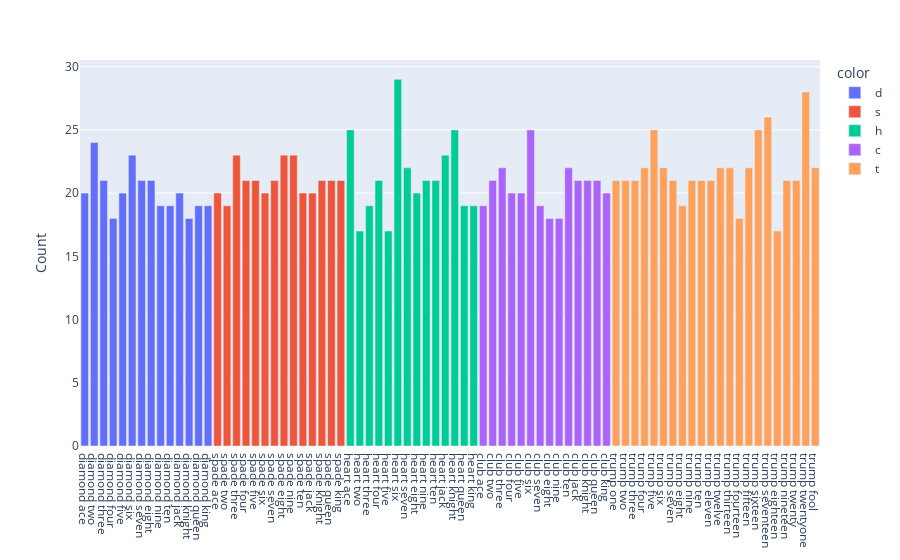

The cell this chart's notebook holds for it:
### Code cell
fig = px.bar(
    x=classes,
    y=[count[c] for c in classes],
    color=[c[0] for c in classes],
)
fig.update_layout(xaxis={"dtick": classes}, xaxis_title=None, yaxis_title="Count")

### Figure 1 — Plotly figure (JSON) as saved in the notebook; plotly's stock layout.template omitted (floating-point values rounded to 4 significant figures)
{"data": [{"alignmentgroup": "True", "hovertemplate": "color=d<br>x=%{x}<br>y=%{y}<extra></extra>", "legendgroup": "d", "marker": {"color": "#636efa", "pattern": {"shape": ""}}, "name": "d", "offsetgroup": "d", "orientation": "v", "showlegend": true, "textposition": "auto", "type": "bar", "x": ["diamond ace", "diamond two", "diamond three", "diamond four", "diamond five", "diamond six", "diamond seven", "diamond eight", "diamond nine", "diamond ten", "diamond jack", "diamond knight", "diamond queen", "diamond king"], "xaxis": "x", "y": [20, 24, 21, 18, 20, 23, 21, 21, 19, 19, 20, 18, 19, 19], "yaxis": "y"}, {"alignmentgroup": "True", "hovertemplate": "color=s<br>x=%{x}<br>y=%{y}<extra></extra>", "legendgroup": "s", "marker": {"color": "#EF553B", "pattern": {"shape": ""}}, "name": "s", "offsetgroup": "s", "orientation": "v", "showlegend": true, "textposition": "auto", "type": "bar", "x": ["spade ace", "spade two", "spade three", "spade four", "spade five", "spade six", "spade seven", "spade eight", "spade nine", "spade ten", "spade jack", "spade knight", "spade queen", "spade king"], "xaxis": "x", "y": [20, 19, 23, 21, 21, 20, 21, 23, 23, 20, 20, 21, 21, 21], "yaxis": "y"}, {"alignmentgroup": "True", "hovertemplate": "color=h<br>x=%{x}<br>y=%{y}<extra></extra>", "legendgroup": "h", "marker": {"color": "#00cc96", "pattern": {"shape": ""}}, "name": "h", "offsetgroup": "h", "orientation": "v", "showlegend": true, "textposition": "auto", "type": "bar", "x": ["heart ace", "heart two", "heart three", "heart four", "heart five", "heart six", "heart seven", "heart eight", "heart nine", "heart ten", "heart jack", "heart knight", "heart queen", "heart king"], "xaxis": "x", "y": [25, 17, 19, 21, 17, 29, 22, 20, 21, 21, 23, 25, 19, 19], "yaxis": "y"}, {"alignmentgroup": "True", "hovertemplate": "color=c<br>x=%{x}<br>y=%{y}<extra></extra>", "legendgroup": "c", "marker": {"color": "#ab63fa", "pattern": {"shape": ""}}, "name": "c", "offsetgroup": "c", "orientation": "v", "showlegend": true, "textposition": "auto", "type": "bar", "x": ["club ace", "club two", "club three", "club four", "club five", "club six", "club seven", "club eight", "club nine", "club ten", "club jack", "club knight", "club queen", "club king"], "xaxis": "x", "y": [19, 21, 22, 20, 20, 25, 19, 18, 18, 22, 21, 21, 21, 20], "yaxis": "y"}, {"alignmentgroup": "True", "hovertemplate": "color=t<br>x=%{x}<br>y=%{y}<extra></extra>", "legendgroup": "t", "marker": {"color": "#FFA15A", "pattern": {"shape": ""}}, "name": "t", "offsetgroup": "t", "orientation": "v", "showlegend": true, "textposition": "auto", "type": "bar", "x": ["trump one", "trump two", "trump three", "trump four", "trump five", "trump six", "trump seven", "trump eight", "trump nine", "trump ten", "trump eleven", "trump twelve", "trump thirteen", "trump fourteen", "trump fifteen", "trump sixteen", "trump seventeen", "trump eighteen", "trump nineteen", "trump twenty", "trump twentyone", "trump fool"], "xaxis": "x", "y": [21, 21, 21, 22, 25, 22, 21, 19, 21, 21, 21, 22, 22, 18, 22, 25, 26, 17, 21, 21, 28, 22], "yaxis": "y"}], "layout": {"barmode": "relative", "legend": {"title": {"text": "color"}, "tracegroupgap": 0}, "margin": {"t": 60}, "xaxis": {"anchor": "y", "domain": [0, 1], "dtick": ["diamond ace", "diamond two", "diamond three", "diamond four", "diamond five", "diamond six", "diamond seven", "diamond eight", "diamond nine", "diamond ten", "diamond jack", "diamond knight", "diamond queen", "diamond king", "spade ace", "spade two", "spade three", "spade four", "spade five", "spade six", "spade seven", "spade eight", "spade nine", "spade ten", "spade jack", "spade knight", "spade queen", "spade king", "heart ace", "heart two", "heart three", "heart four", "heart five", "heart six", "heart seven", "heart eight", "heart nine", "heart ten", "heart jack", "heart knight", "heart queen", "heart king", "club ace", "club two", "club three", "club four", "club five", "club six", "club seven", "club eight", "club nine", "club ten", "club jack", "club knight", "club queen", "club king", "trump one", "trump two", "trump three", "trump four", "trump five", "trump six", "trump seven", "trump eight", "trump nine", "trump ten", "trump eleven", "trump twelve", "trump thirteen", "trump fourteen", "trump fifteen", "trump sixteen", "trump seventeen", "trump eighteen", "trump nineteen", "trump twenty", "trump twentyone", "trump fool"], "title": {}}, "yaxis": {"anchor": "x", "domain": [0, 1], "title": {"text": "Count"}}}}
